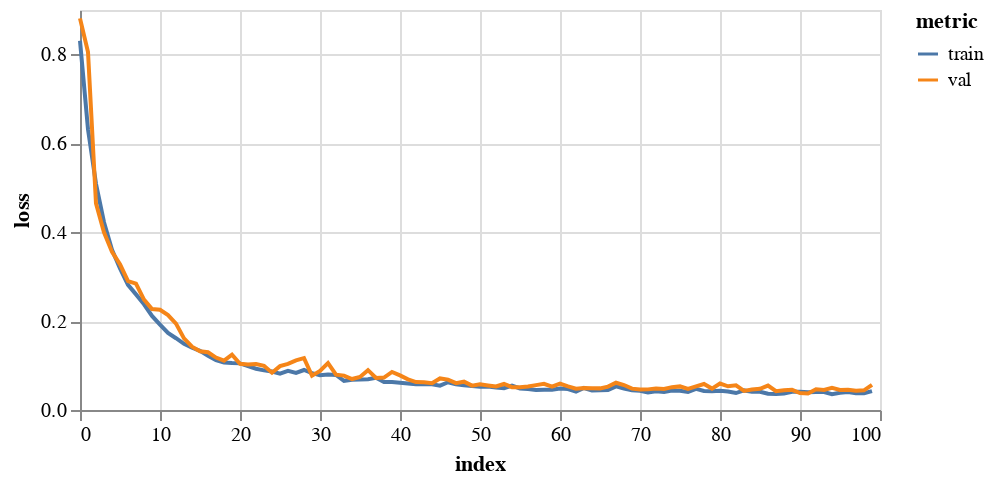

The notebook cell this image was saved under:
### Markdown cell above
## 3. Initial training

### Code cell
saveDir = './results/transferLrn01/'
ptrGcn = FeaStNet()
history = ptrGcn.trainModel(pretrainData, pretrainValData, 
                         epochs=100, 
                         batch_size=256, 
                         flatten=True, 
                         logTrans=False, 
                         ssTrans=True, 
                         saveDir=saveDir+f'preTrain/gcn/')

plotHistory(history)

### Figure 1 — Vega-Lite specification as saved in the notebook (floating-point values rounded to 4 significant figures)
{"config": {"view": {"continuousWidth": 400, "continuousHeight": 300}}, "data": {"name": "data-a13b6d15313a17b01b27e7a0731619f9"}, "mark": "line", "encoding": {"color": {"type": "nominal", "field": "metric"}, "tooltip": [{"type": "quantitative", "field": "epoch"}, {"type": "quantitative", "field": "value"}], "x": {"type": "quantitative", "field": "index"}, "y": {"type": "quantitative", "axis": {"title": "loss"}, "field": "value"}}, "height": 200, "transform": [{"fold": ["train", "val"], "as": ["metric", "value"]}], "width": 400, "$schema": "https://vega.github.io/schema/vega-lite/v4.8.1.json", "datasets": {"data-a13b6d15313a17b01b27e7a0731619f9": [{"index": 0, "train": 0.8307, "val": 0.8812}, {"index": 1, "train": 0.6316, "val": 0.8057}, {"index": 2, "train": 0.5089, "val": 0.4646}, {"index": 3, "train": 0.4225, "val": 0.3999}, {"index": 4, "train": 0.3605, "val": 0.3557}, {"index": 5, "train": 0.3186, "val": 0.3277}, {"index": 6, "train": 0.2817, "val": 0.29}, {"index": 7, "train": 0.2601, "val": 0.2845}, {"index": 8, "train": 0.2379, "val": 0.2485}, {"index": 9, "train": 0.2116, "val": 0.2272}, {"index": 10, "train": 0.1921, "val": 0.2255}, {"index": 11, "train": 0.1734, "val": 0.2135}, {"index": 12, "train": 0.1615, "val": 0.1944}, {"index": 13, "train": 0.1488, "val": 0.1611}, {"index": 14, "train": 0.1401, "val": 0.1424}, {"index": 15, "train": 0.1331, "val": 0.1323}, {"index": 16, "train": 0.1221, "val": 0.1298}, {"index": 17, "train": 0.1124, "val": 0.118}, {"index": 18, "train": 0.107, "val": 0.111}, {"index": 19, "train": 0.1057, "val": 0.1243}, {"index": 20, "train": 0.1049, "val": 0.1041}, {"index": 21, "train": 0.09866, "val": 0.1022}, {"index": 22, "train": 0.09291, "val": 0.1036}, {"index": 23, "train": 0.08923, "val": 0.09941}, {"index": 24, "train": 0.08673, "val": 0.08392}, {"index": 25, "train": 0.08187, "val": 0.09869}, {"index": 26, "train": 0.08801, "val": 0.1036}, {"index": 27, "train": 0.08359, "val": 0.1118}, {"index": 28, "train": 0.09, "val": 0.1167}, {"index": 29, "train": 0.08292, "val": 0.07704}, {"index": 30, "train": 0.07842, "val": 0.08777}, {"index": 31, "train": 0.07968, "val": 0.1056}, {"index": 32, "train": 0.07877, "val": 0.0794}, {"index": 33, "train": 0.06567, "val": 0.07737}, {"index": 34, "train": 0.06813, "val": 0.06971}, {"index": 35, "train": 0.06847, "val": 0.07446}, {"index": 36, "train": 0.06911, "val": 0.0897}, {"index": 37, "train": 0.07249, "val": 0.07228}, {"index": 38, "train": 0.06298, "val": 0.07308}, {"index": 39, "train": 0.06281, "val": 0.08564}, {"index": 40, "train": 0.06154, "val": 0.07787}, {"index": 41, "train": 0.0595, "val": 0.06895}, {"index": 42, "train": 0.05766, "val": 0.06289}, {"index": 43, "train": 0.0578, "val": 0.06226}, {"index": 44, "train": 0.05793, "val": 0.06049}, {"index": 45, "train": 0.05468, "val": 0.07104}, {"index": 46, "train": 0.06245, "val": 0.06847}, {"index": 47, "train": 0.05778, "val": 0.06036}, {"index": 48, "train": 0.05563, "val": 0.0637}, {"index": 49, "train": 0.05386, "val": 0.05478}, {"index": 50, "train": 0.05255, "val": 0.05787}, {"index": 51, "train": 0.05307, "val": 0.05535}, {"index": 52, "train": 0.05043, "val": 0.05295}, {"index": 53, "train": 0.04892, "val": 0.05857}, {"index": 54, "train": 0.05507, "val": 0.05124}, {"index": 55, "train": 0.04847, "val": 0.05125}, {"index": 56, "train": 0.04701, "val": 0.05279}, {"index": 57, "train": 0.04516, "val": 0.05595}, {"index": 58, "train": 0.04541, "val": 0.05909}, {"index": 59, "train": 0.04543, "val": 0.05275}, {"index": 60, "train": 0.04814, "val": 0.05942}, {"index": 61, "train": 0.04711, "val": 0.05302}, {"index": 62, "train": 0.0415, "val": 0.04775}, {"index": 63, "train": 0.04952, "val": 0.04923}, {"index": 64, "train": 0.0437, "val": 0.04891}, {"index": 65, "train": 0.04441, "val": 0.04866}, {"index": 66, "train": 0.04507, "val": 0.05268}, {"index": 67, "train": 0.05312, "val": 0.0614}, {"index": 68, "train": 0.04849, "val": 0.05615}, {"index": 69, "train": 0.04461, "val": 0.04804}, {"index": 70, "train": 0.0432, "val": 0.046}, {"index": 71, "train": 0.03959, "val": 0.04641}, {"index": 72, "train": 0.04199, "val": 0.04845}, {"index": 73, "train": 0.04061, "val": 0.04751}, {"index": 74, "train": 0.04393, "val": 0.0514}, {"index": 75, "train": 0.04306, "val": 0.05313}, {"index": 76, "train": 0.04069, "val": 0.04747}, {"index": 77, "train": 0.0477, "val": 0.05302}, {"index": 78, "train": 0.04284, "val": 0.05856}, {"index": 79, "train": 0.04243, "val": 0.04822}, {"index": 80, "train": 0.04327, "val": 0.05958}, {"index": 81, "train": 0.04154, "val": 0.05339}, {"index": 82, "train": 0.03819, "val": 0.05541}, {"index": 83, "train": 0.04408, "val": 0.04295}, {"index": 84, "train": 0.04085, "val": 0.04598}, {"index": 85, "train": 0.04117, "val": 0.04764}, {"index": 86, "train": 0.03675, "val": 0.05491}, {"index": 87, "train": 0.03587, "val": 0.04228}, {"index": 88, "train": 0.03728, "val": 0.04455}, {"index": 89, "train": 0.0411, "val": 0.04531}, {"index": 90, "train": 0.04087, "val": 0.03819}, {"index": 91, "train": 0.03991, "val": 0.03719}, {"index": 92, "train": 0.04029, "val": 0.04667}, {"index": 93, "train": 0.04027, "val": 0.04497}, {"index": 94, "train": 0.03577, "val": 0.04989}, {"index": 95, "train": 0.03873, "val": 0.04524}, {"index": 96, "train": 0.04037, "val": 0.04565}, {"index": 97, "train": 0.03769, "val": 0.0431}, {"index": 98, "train": 0.03759, "val": 0.04419}, {"index": 99, "train": 0.04247, "val": 0.05661}]}}
